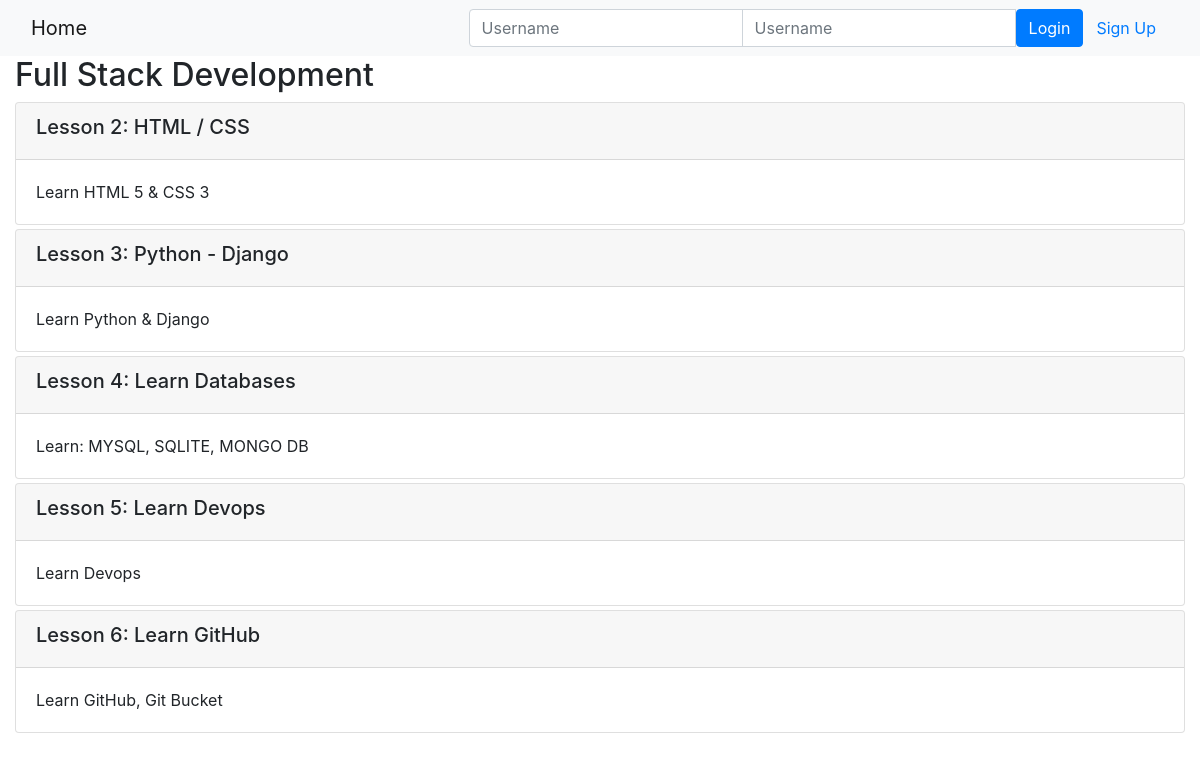
Page /onlinecourse/1/ on the committed database.
### onlinecourse/models.py (models this page shows, shortened)
class Course(models.Model):
    name = models.CharField(null=False, max_length=30, default='online course')
    image = models.ImageField(upload_to='course_images/')
    description = models.CharField(max_length=1000)
    pub_date = models.DateField(null=True)
    instructors = models.ManyToManyField(Instructor)
    users = models.ManyToManyField(settings.AUTH_USER_MODEL, through='Enrollment')
    total_enrollment = models.IntegerField(default=0)
    is_enrolled = False

class Lesson(models.Model):
    title = models.CharField(max_length=200, default="title")
    order = models.IntegerField(default=0)
    course = models.ForeignKey(Course, on_delete=models.CASCADE)
    content = models.TextField()

### onlinecourse/views.py (the view)
# urls.py: path('<int:pk>/', views.CourseDetailView.as_view(), name='course_details'),
class CourseDetailView(generic.DetailView):
    model = Course
    template_name = 'onlinecourse/course_detail_bootstrap.html'

### onlinecourse/templates/onlinecourse/course_detail_bootstrap.html (shortened to what this page needs)
<!DOCTYPE html>
<html lang="en">
<head>
     {% load static %}
    <link rel="stylesheet" href="https://maxcdn.bootstrapcdn.com/bootstrap/4.5.2/css/bootstrap.min.css">
</head>
<body>
    <nav class="navbar navbar-light bg-light">
        <div class="container-fluid">
            <div class="navbar-header">
                  <a class="navbar-brand" href="{% url 'onlinecourse:index' %}">Home</a>
            </div>
            <ul class="nav navbar-nav navbar-right">
                {% if user.is_authenticated %}
                <li>
                    <a class="btn btn-link" href="#">{{ user.first_name }}({{ user.username }})</a>
                    <a class="btn btn-link" href="{% url 'onlinecourse:logout' %}">Logout</a>
                </li>
                {% else %}
                <li>
                    <form class="form-inline" action="{% url 'onlinecourse:login' %}" method="post">
                        <div class="input-group">
                            <input type="text" class="form-control" placeholder="Username" name="username" >
                            <input type="password" class="form-control" placeholder="Username" name="psw" >
                            <button class="btn btn-primary" type="submit">Login</button>
                            <a class="btn btn-link" href="{% url 'onlinecourse:registration' %}">Sign Up</a>
                        </div>
                    </form>
                </li>
                {% endif %}
            </ul>
        </div>
    </nav>
    <div class="container-fluid">
            <h2>{{ course.name }}</h2>
            <div class="card-columns-vertical">
                {% for lesson in course.lesson_set.all %}
                    <div class="card mt-1">
                        <div class="card-header"><h5>Lesson {{lesson.order|add:1}}: {{lesson.title}}</h5></div>
                        <div class="card-body">{{lesson.content}}</div>
                    </div>
                {% endfor %}
            </div>
    </div>
</body>
</html>

### rows in the picture
Course: name "Full Stack Development"
Lesson: order|add "2", title "HTML / CSS", content "Learn HTML 5 & CSS 3"
Lesson: order|add "3", title "Python - Django", content "Learn Python & Django"
Lesson: order|add "4", title "Learn Databases", content "Learn: MYSQL, SQLITE, MONGO DB"
Lesson: order|add "5", title "Learn Devops", content "Learn Devops"
Lesson: order|add "6", title "Learn GitHub", content "Learn GitHub, Git Bucket"
